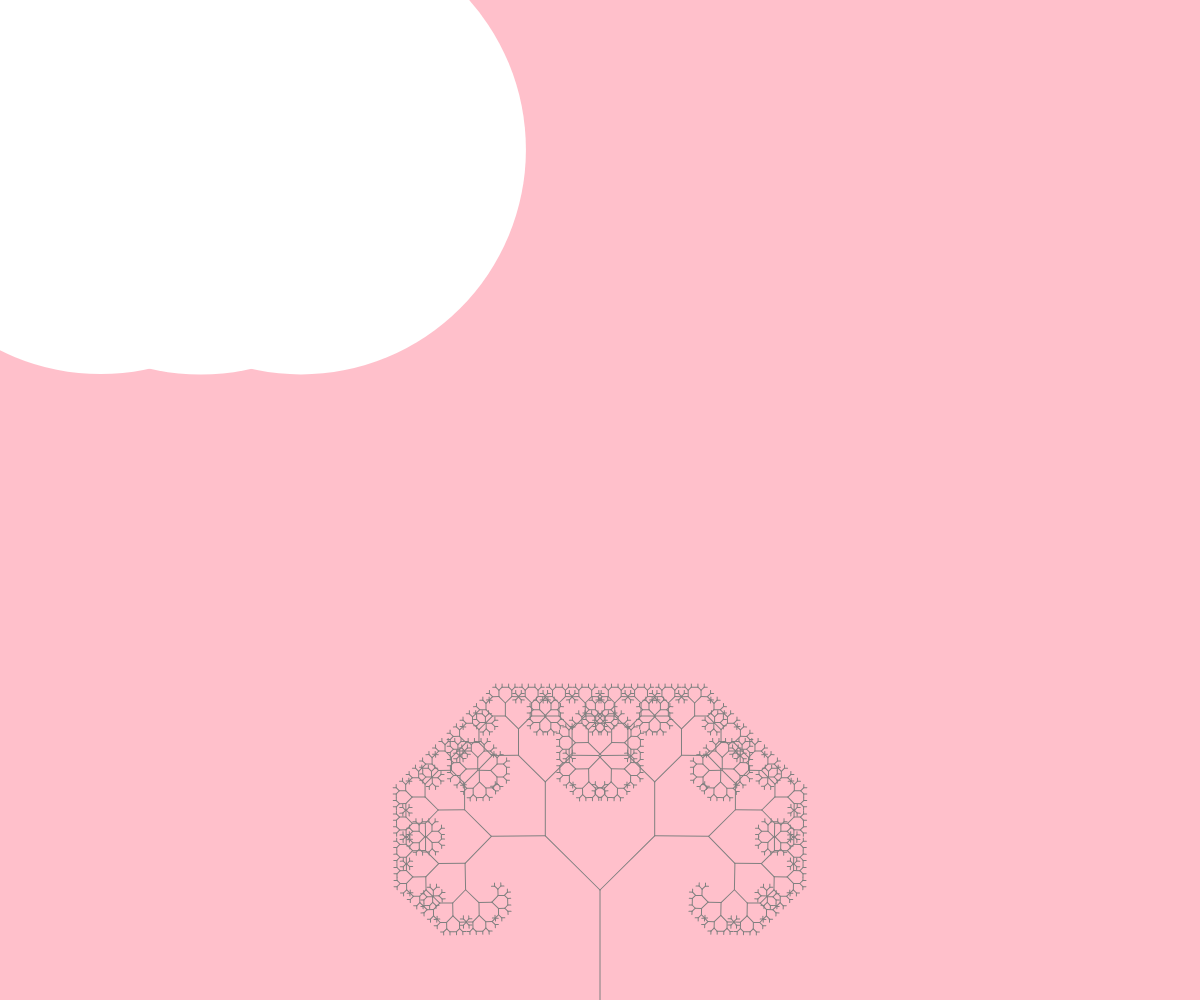
Frame 1 (no input)
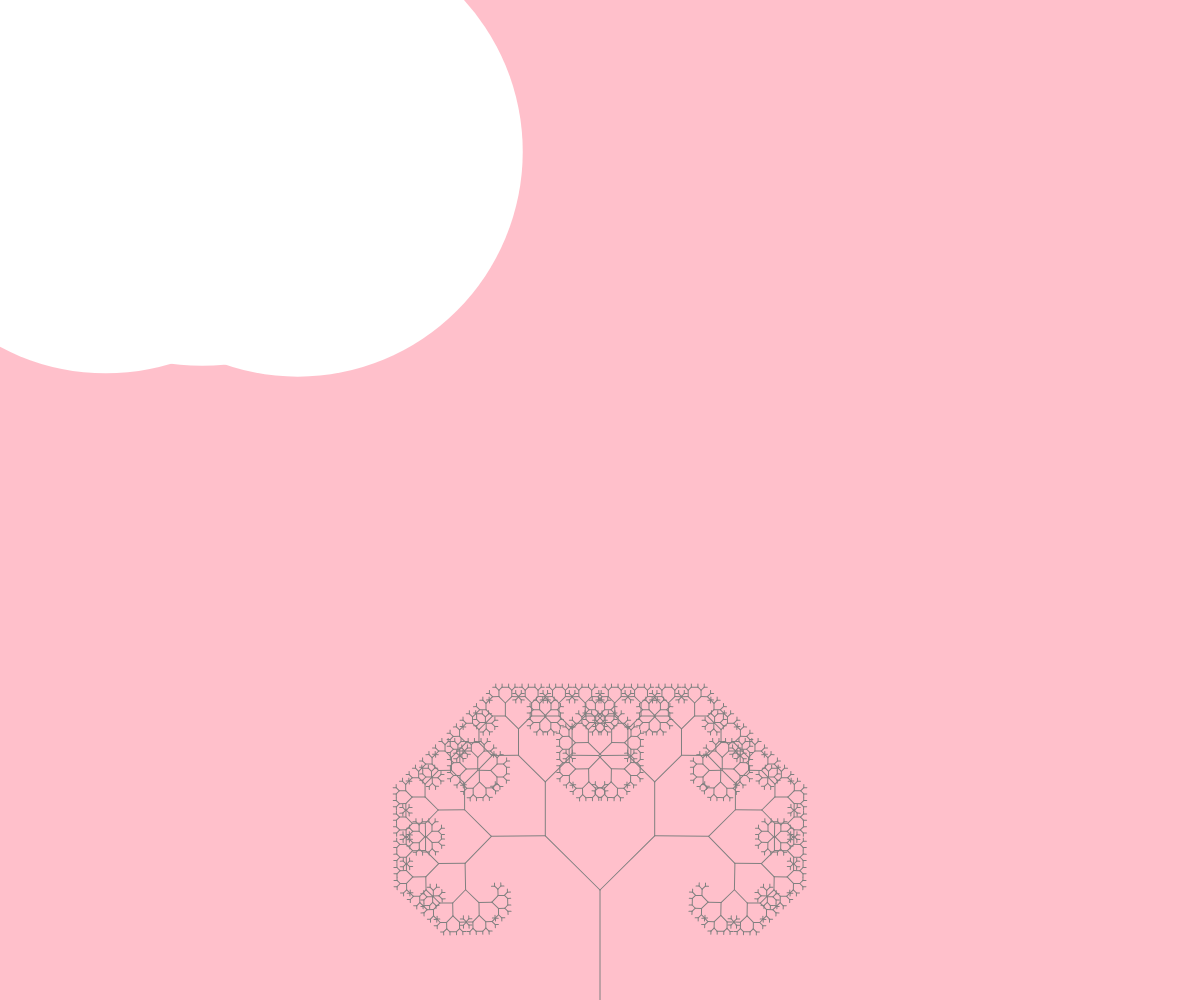
Frame 60 (no input)
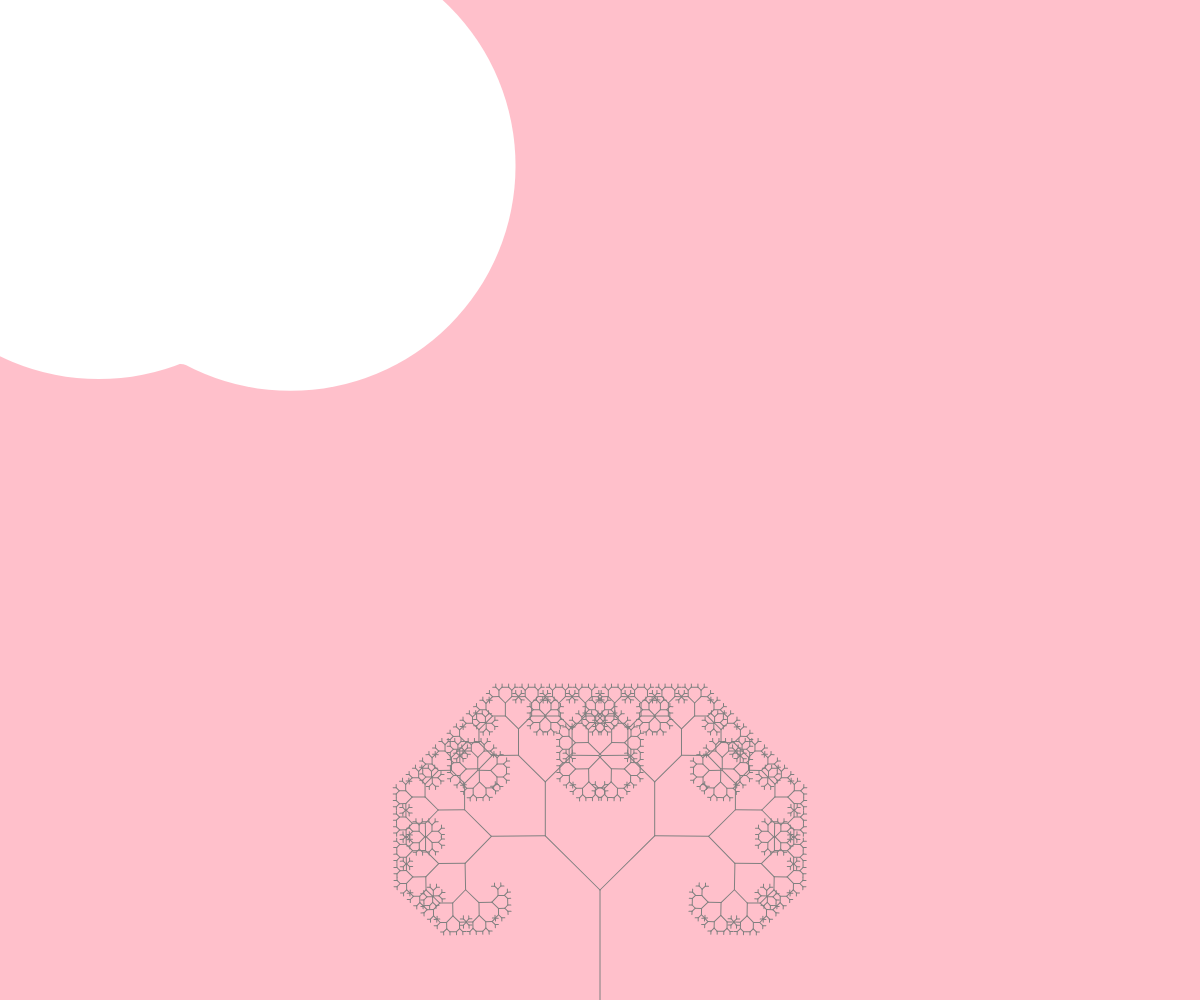
Frame 120 (the mouse pressed at the canvas centre since frame 60)

The p5.js sketch that drew these frames (run headless with seeded random() and noise() and a simulated clock; from frame 60 on, the mouse is pressed at the canvas centre):

// p5.js sketch
// ── sketch.js
// Declaring my variables
var angle = 0;
var slider;
var snow = [];

// set up the canvas
function setup() {
createCanvas( windowWidth , windowHeight );
//Slider for the tree
slider = createSlider(0, TWO_PI, PI/4, 0.01);
//Snow Clouds
for( var  i = 0; i < 10; i++) {
  var x= 100 + 100 * i;
snow.push(new Snowflake(x,150,300));
}
}
//Draw Function
function draw() {
  //Background Color
background('pink');
// Object set up for the snow clounds
for( var  i = 0; i < Snowflake.length; i++) {
  snow[i].move();
  snow[i].show();
}
//Slider and Branch of tree set up
angle = slider.value();
var len = 100;
translate(600, height);
stroke('grey');
branch(110);
}
//Brand for tree movement
function branch(len){
  line(0, 0 , 0 , - len );
  translate(0, -len);
  if (len > 4){
  push();
  rotate(angle);
  branch (len*0.7);
  pop();
  push();
  rotate(-angle);
  branch(len*0.7);
  pop();
}
  }
  //Class for the clouds
  class Snowflake{
constructor(x,y,r) {
            this.x = x;
            this.y = y;
            this.r = r;
        }
  //Movement for the clouds
move() {
        this.x = this.x + random(-1.5,1.5);
        this.y = this.y + random(-1.5, 1.5);
    }
// Appearance for the clouds
  show(){
    noStroke();
    fill('white');
    ellipse(this.x, this.y, this.r * 1.5);
    }

  }
